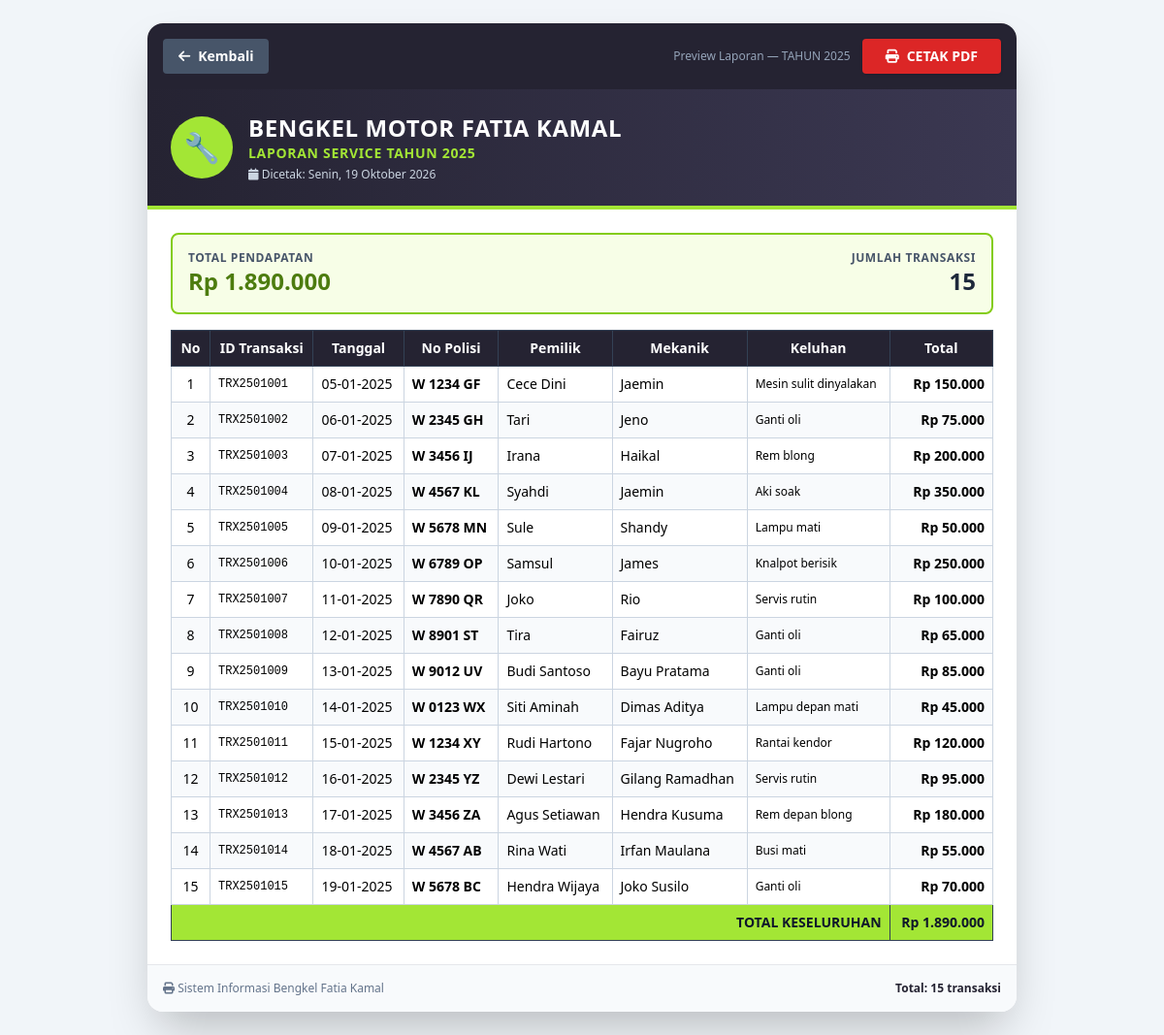
Page /laporan_service_detail.php?tahun=2025 (signed in) on the committed database.
### tables this page shows
CREATE TABLE `transaksi` (
  `id_transaksi` VARCHAR(15) NOT NULL PRIMARY KEY,
  `id_admin` VARCHAR(15) NOT NULL,
  `id_kendaraan` VARCHAR(15) NOT NULL,
  `id_mekanik` VARCHAR(15) NOT NULL,
  `tanggal_transaksi` DATETIME DEFAULT CURRENT_TIMESTAMP,
  `catatan_keluhan` TEXT NOT NULL,
  `total_biaya` DECIMAL(10,2) NOT NULL,
  `status` ENUM('Proses','Selesai','Dibayar') DEFAULT 'Proses',
  CONSTRAINT `fk_transaksi_admin` FOREIGN KEY (`id_admin`) 
    REFERENCES `admin` (`id_admin`) ON DELETE CASCADE,
  CONSTRAINT `fk_transaksi_kendaraan` FOREIGN KEY (`id_kendaraan`) 
    REFERENCES `kendaraan` (`id_kendaraan`) ON DELETE CASCADE,
  CONSTRAINT `fk_transaksi_mekanik` FOREIGN KEY (`id_mekanik`) 
    REFERENCES `mekanik` (`id_mekanik`) ON DELETE CASCADE
);

CREATE TABLE `kendaraan` (
  `id_kendaraan` VARCHAR(15) NOT NULL PRIMARY KEY,
  `id_pelanggan` VARCHAR(15) NOT NULL,
  `no_polisi` VARCHAR(15) NOT NULL UNIQUE,
  `jenis_motor` VARCHAR(50) NOT NULL,
  `tahun` YEAR NOT NULL,
  `keluhan` TEXT DEFAULT NULL,
  CONSTRAINT `fk_kendaraan_pelanggan` FOREIGN KEY (`id_pelanggan`) 
    REFERENCES `pelanggan` (`id_pelanggan`) ON DELETE CASCADE
);

CREATE TABLE `pelanggan` (
  `id_pelanggan` VARCHAR(15) NOT NULL PRIMARY KEY,
  `nama` VARCHAR(100) NOT NULL,
  `alamat` TEXT NOT NULL,
  `no_telp` VARCHAR(20) NOT NULL,
  `jenis_kelamin` ENUM('Laki-laki','Perempuan') DEFAULT 'Laki-laki'
);

CREATE TABLE `mekanik` (
  `id_mekanik` VARCHAR(15) NOT NULL PRIMARY KEY,
  `nama_mekanik` VARCHAR(100) NOT NULL,
  `alamat` TEXT DEFAULT NULL,
  `no_telp` VARCHAR(20) NOT NULL,
  `status_aktif` ENUM('Tersedia','Bertugas') DEFAULT 'Tersedia'
);

### laporan_service_detail.php (the view, shortened to what this page needs)
<?php
require_once 'config/database.php';
$bulan = $_GET['bulan'] ?? null;
$tahun = $_GET['tahun'] ?? date('Y');
$namaBulan = [
    1 => 'Januari', 2 => 'Februari', 3 => 'Maret', 4 => 'April',
    5 => 'Mei', 6 => 'Juni', 7 => 'Juli', 8 => 'Agustus',
    9 => 'September', 10 => 'Oktober', 11 => 'November', 12 => 'Desember'
];
if ($bulan) {
    $stmt = $pdo->prepare("SELECT t.*,
                                  k.no_polisi, k.jenis_motor,
                                  p.nama AS nama_pelanggan,
                                  m.nama_mekanik
                           FROM transaksi t
                           JOIN kendaraan k ON t.id_kendaraan = k.id_kendaraan
                           JOIN pelanggan p ON k.id_pelanggan = p.id_pelanggan
                           JOIN mekanik m ON t.id_mekanik = m.id_mekanik
                           WHERE MONTH(t.tanggal_transaksi) = ? AND YEAR(t.tanggal_transaksi) = ?
                           ORDER BY t.tanggal_transaksi ASC");
    $stmt->execute([$bulan, $tahun]);
    $judulPeriode = 'BULAN ' . strtoupper($namaBulan[(int)$bulan]) . ' ' . $tahun;
} else {
    $stmt = $pdo->prepare("SELECT t.*,
                                  k.no_polisi, k.jenis_motor,
                                  p.nama AS nama_pelanggan,
                                  m.nama_mekanik
                           FROM transaksi t
                           JOIN kendaraan k ON t.id_kendaraan = k.id_kendaraan
                           JOIN pelanggan p ON k.id_pelanggan = p.id_pelanggan
                           JOIN mekanik m ON t.id_mekanik = m.id_mekanik
                           WHERE YEAR(t.tanggal_transaksi) = ?
                           ORDER BY t.tanggal_transaksi ASC");
    $stmt->execute([$tahun]);
    $judulPeriode = 'TAHUN ' . $tahun;
}
$data = $stmt->fetchAll();
$total = array_sum(array_column($data, 'total_biaya'));
function formatTanggalID($tanggal) {
    $hari = ['Sunday'=>'Minggu','Monday'=>'Senin','Tuesday'=>'Selasa','Wednesday'=>'Rabu','Thursday'=>'Kamis','Friday'=>'Jumat','Saturday'=>'Sabtu'];
    $bulan = [1=>'Januari','Februari','Maret','April','Mei','Juni','Juli','Agustus','September','Oktober','November','Desember'];
    $t = strtotime($tanggal);
    return $hari[date('l', $t)] . ', ' . date('d', $t) . ' ' . $bulan[(int)date('m', $t)] . ' ' . date('Y', $t);
}
?>
<!DOCTYPE html>
<html lang="id">
<head>
    <script src="https://cdn.tailwindcss.com"></script>
    <link rel="stylesheet" href="https://cdnjs.cloudflare.com/ajax/libs/font-awesome/6.5.1/css/all.min.css">
</head>
<body class="p-6">
<div class="print-container max-w-4xl mx-auto bg-white rounded-2xl shadow-2xl overflow-hidden">
    <div class="no-print bg-[#252332] text-white p-4 flex justify-between items-center">
        <a href="laporan_service.php?tahun=<?= $tahun ?>"
           class="bg-slate-600 hover:bg-slate-500 px-4 py-2 rounded text-sm font-bold transition flex items-center gap-2">
            <i class="fas fa-arrow-left"></i> Kembali
        </a>
        <div class="flex items-center gap-3">
            <span class="text-xs text-slate-400">Preview Laporan — <?= $judulPeriode ?></span>
            <button onclick="window.print()"
                    class="bg-red-600 hover:bg-red-700 text-white font-bold px-6 py-2 rounded shadow text-sm transition flex items-center gap-2">
                <i class="fas fa-print"></i> CETAK PDF
            </button>
        </div>
    </div>
    <div class="bg-gradient-to-r from-[#252332] to-[#3b3852] p-6 text-white border-b-4 border-[#a3e635]">
        <div class="flex items-center gap-4">
            <div class="w-16 h-16 bg-[#a3e635] rounded-full flex items-center justify-center text-3xl flex-shrink-0">
                🔧
            </div>
            <div>
                <h1 class="text-2xl font-black uppercase tracking-wide">BENGKEL MOTOR FATIA KAMAL</h1>
                <p class="text-lime-400 font-bold text-sm tracking-wider">LAPORAN SERVICE <?= $judulPeriode ?></p>
                <p class="text-slate-300 text-xs mt-1">
                    <i class="fas fa-calendar"></i> Dicetak: <?= formatTanggalID(date('Y-m-d')) ?>
                </p>
            </div>
        </div>
    </div>
    <div class="p-6 pb-0">
        <div class="bg-lime-50 border-2 border-lime-500 rounded-lg p-4 mb-4 flex justify-between items-center">
            <div>
                <p class="text-xs text-slate-600 font-bold tracking-wider">TOTAL PENDAPATAN</p>
                <p class="text-2xl font-black text-lime-700">Rp <?= number_format($total, 0, ',', '.') ?></p>
            </div>
            <div class="text-right">
                <p class="text-xs text-slate-600 font-bold tracking-wider">JUMLAH TRANSAKSI</p>
                <p class="text-2xl font-black text-slate-800"><?= count($data) ?></p>
            </div>
        </div>
    </div>
    <div class="px-6 pb-6">
        <table class="w-full border-collapse text-sm">
            <thead>
                <tr class="bg-[#252332] text-white">
                    <th class="border border-slate-700 p-2 w-10">No</th>
                    <th class="border border-slate-700 p-2">ID Transaksi</th>
                    <th class="border border-slate-700 p-2">Tanggal</th>
                    <th class="border border-slate-700 p-2">No Polisi</th>
                    <th class="border border-slate-700 p-2">Pemilik</th>
                    <th class="border border-slate-700 p-2">Mekanik</th>
                    <th class="border border-slate-700 p-2">Keluhan</th>
                    <th class="border border-slate-700 p-2">Total</th>
                </tr>
            </thead>
            <tbody>
                <?php if (empty($data)): ?>
                    <tr>
                        <td colspan="8" class="border border-slate-300 p-6 text-center text-slate-400 italic">
                            Tidak ada data service untuk periode ini
                        </td>
                    </tr>
                <?php else: foreach ($data as $i => $t): ?>
                    <tr class="<?= $i % 2 == 0 ? 'bg-white' : 'bg-slate-50' ?>">
                        <td class="border border-slate-300 p-2 text-center"><?= $i + 1 ?></td>
                        <td class="border border-slate-300 p-2 font-mono text-xs"><?= htmlspecialchars($t['id_transaksi']) ?></td>
                        <td class="border border-slate-300 p-2"><?= date('d-m-Y', strtotime($t['tanggal_transaksi'])) ?></td>
                        <td class="border border-slate-300 p-2 font-bold"><?= htmlspecialchars($t['no_polisi']) ?></td>
                        <td class="border border-slate-300 p-2"><?= htmlspecialchars($t['nama_pelanggan']) ?></td>
                        <td class="border border-slate-300 p-2"><?= htmlspecialchars($t['nama_mekanik']) ?></td>
                        <td class="border border-slate-300 p-2 text-xs"><?= htmlspecialchars($t['catatan_keluhan']) ?></td>
                        <td class="border border-slate-300 p-2 text-right font-semibold">Rp <?= number_format($t['total_biaya'], 0, ',', '.') ?></td>
                    </tr>
                <?php endforeach; endif; ?>
            </tbody>
            <?php if (!empty($data)): ?>
            <tfoot>
                <tr class="bg-[#a3e635] text-slate-900 font-black">
                    <td colspan="7" class="border border-slate-700 p-2 text-right">TOTAL KESELURUHAN</td>
                    <td class="border border-slate-700 p-2 text-right">Rp <?= number_format($total, 0, ',', '.') ?></td>
                </tr>
            </tfoot>
            <?php endif; ?>
        </table>
    </div>
    <div class="bg-slate-50 border-t p-4 flex justify-between text-xs text-slate-500">
        <div><i class="fas fa-print"></i> Sistem Informasi Bengkel Fatia Kamal</div>
        <div class="font-semibold text-[#252332]">Total: <?= count($data) ?> transaksi</div>
    </div>
</div>
</body>
</html>

### laporan_service_detail.php (style rules this page uses)
body { font-family: system-ui, -apple-system, sans-serif; background: #f1f5f9; }

### rows in the picture
transaksi: id_transaksi "TRX2501001", tanggal_transaksi "05-01-2025", id_kendaraan.no_polisi "W 1234 GF", pelanggan.nama "Cece Dini", id_mekanik.nama_mekanik "Jaemin", catatan_keluhan "Mesin sulit dinyalakan", total_biaya "150.000"
transaksi: id_transaksi "TRX2501002", tanggal_transaksi "06-01-2025", id_kendaraan.no_polisi "W 2345 GH", pelanggan.nama "Tari", id_mekanik.nama_mekanik "Jeno", catatan_keluhan "Ganti oli", total_biaya "75.000"
transaksi: id_transaksi "TRX2501003", tanggal_transaksi "07-01-2025", id_kendaraan.no_polisi "W 3456 IJ", pelanggan.nama "Irana", id_mekanik.nama_mekanik "Haikal", catatan_keluhan "Rem blong", total_biaya "200.000"
transaksi: id_transaksi "TRX2501004", tanggal_transaksi "08-01-2025", id_kendaraan.no_polisi "W 4567 KL", pelanggan.nama "Syahdi", id_mekanik.nama_mekanik "Jaemin", catatan_keluhan "Aki soak", total_biaya "350.000"
transaksi: id_transaksi "TRX2501005", tanggal_transaksi "09-01-2025", id_kendaraan.no_polisi "W 5678 MN", pelanggan.nama "Sule", id_mekanik.nama_mekanik "Shandy", catatan_keluhan "Lampu mati", total_biaya "50.000"
transaksi: id_transaksi "TRX2501006", tanggal_transaksi "10-01-2025", id_kendaraan.no_polisi "W 6789 OP", pelanggan.nama "Samsul", id_mekanik.nama_mekanik "James", catatan_keluhan "Knalpot berisik", total_biaya "250.000"
transaksi: id_transaksi "TRX2501007", tanggal_transaksi "11-01-2025", id_kendaraan.no_polisi "W 7890 QR", pelanggan.nama "Joko", id_mekanik.nama_mekanik "Rio", catatan_keluhan "Servis rutin", total_biaya "100.000"
transaksi: id_transaksi "TRX2501008", tanggal_transaksi "12-01-2025", id_kendaraan.no_polisi "W 8901 ST", pelanggan.nama "Tira", id_mekanik.nama_mekanik "Fairuz", catatan_keluhan "Ganti oli", total_biaya "65.000"
transaksi: id_transaksi "TRX2501009", tanggal_transaksi "13-01-2025", id_kendaraan.no_polisi "W 9012 UV", pelanggan.nama "Budi Santoso", id_mekanik.nama_mekanik "Bayu Pratama", catatan_keluhan "Ganti oli", total_biaya "85.000"
transaksi: id_transaksi "TRX2501010", tanggal_transaksi "14-01-2025", id_kendaraan.no_polisi "W 0123 WX", pelanggan.nama "Siti Aminah", id_mekanik.nama_mekanik "Dimas Aditya", catatan_keluhan "Lampu depan mati", total_biaya "45.000"
transaksi: id_transaksi "TRX2501011", tanggal_transaksi "15-01-2025", id_kendaraan.no_polisi "W 1234 XY", pelanggan.nama "Rudi Hartono", id_mekanik.nama_mekanik "Fajar Nugroho", catatan_keluhan "Rantai kendor", total_biaya "120.000"
transaksi: id_transaksi "TRX2501012", tanggal_transaksi "16-01-2025", id_kendaraan.no_polisi "W 2345 YZ", pelanggan.nama "Dewi Lestari", id_mekanik.nama_mekanik "Gilang Ramadhan", catatan_keluhan "Servis rutin", total_biaya "95.000"
transaksi: id_transaksi "TRX2501013", tanggal_transaksi "17-01-2025", id_kendaraan.no_polisi "W 3456 ZA", pelanggan.nama "Agus Setiawan", id_mekanik.nama_mekanik "Hendra Kusuma", catatan_keluhan "Rem depan blong", total_biaya "180.000"
transaksi: id_transaksi "TRX2501014", tanggal_transaksi "18-01-2025", id_kendaraan.no_polisi "W 4567 AB", pelanggan.nama "Rina Wati", id_mekanik.nama_mekanik "Irfan Maulana", catatan_keluhan "Busi mati", total_biaya "55.000"
transaksi: id_transaksi "TRX2501015", tanggal_transaksi "19-01-2025", id_kendaraan.no_polisi "W 5678 BC", pelanggan.nama "Hendra Wijaya", id_mekanik.nama_mekanik "Joko Susilo", catatan_keluhan "Ganti oli", total_biaya "70.000"

### other values in the picture
$judulPeriode "TAHUN 2025"
$total "1.890.000"
count($data) "15"
